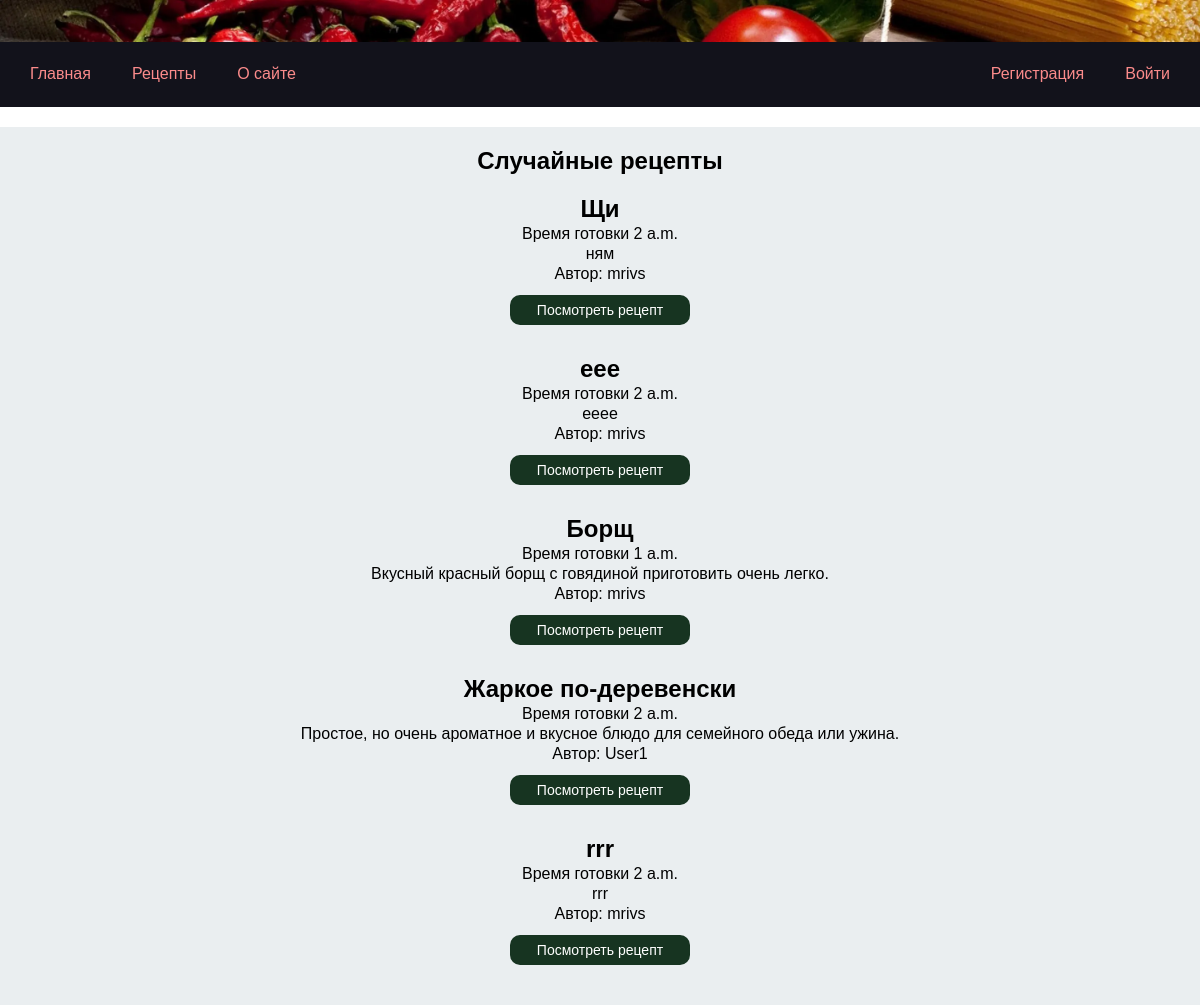
Before: / with the older database file.
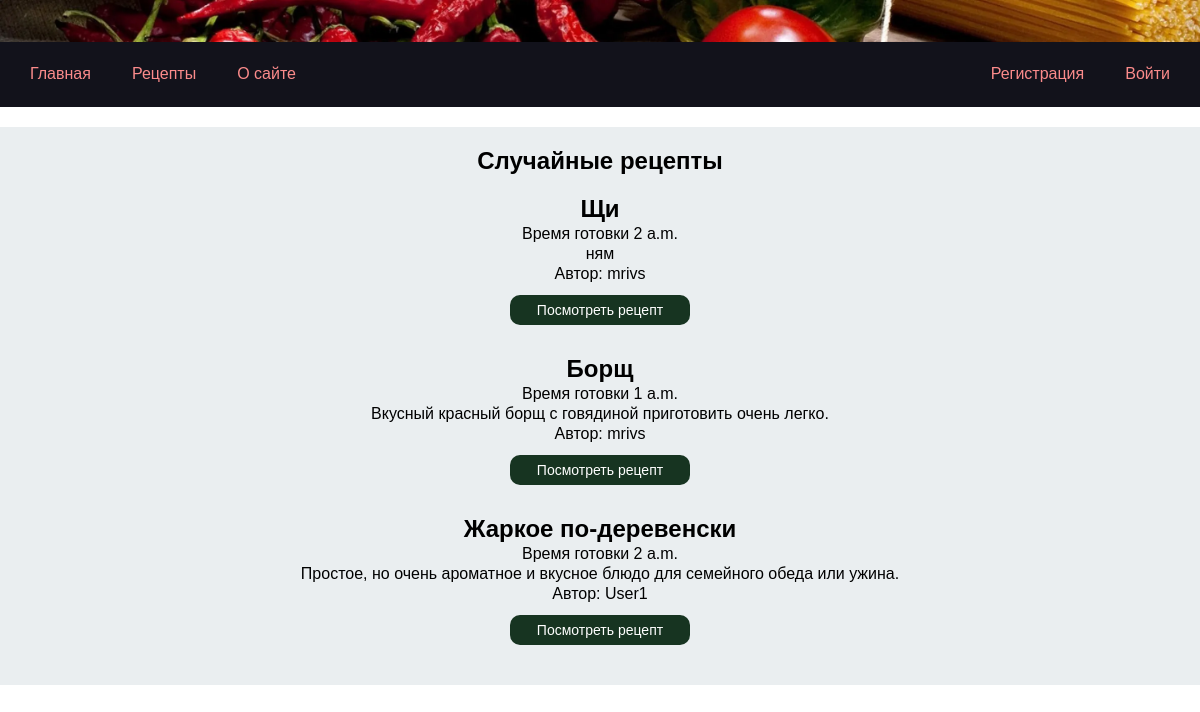
After: the same page with the newer database file.
### app_cookbook/models.py (models this page shows)
class Recipe(models.Model):
    title=models.CharField(max_length=100)
    description=models.TextField(max_length=2000)
    ingredients=models.TextField(max_length=2000, default='')
    steps=models.TextField(max_length=2000)
    cooking_time=models.TimeField()
    pecipe_image=models.ImageField(null=True, blank=True)
    author=models.ForeignKey(User,on_delete=models.CASCADE)
    category = models.ForeignKey(Category, on_delete=models.CASCADE)

### app_cookbook/views.py (the view)
# urls.py: path('', views.main, name='main'),
def main(request):
    recipes = Recipe.objects.order_by('?')[:5]  # Получаем 5 случайных рецептов
    context = {"title": "main page",'recipes': recipes}
    return render(request, "app_cookbook/main.html", context)

### app_cookbook/templates/app_cookbook/main.html
{% extends 'base.html' %}
{% block content %}
<section class='section-box'>
    <div class="content-box">
    <h1>Случайные рецепты</h1>
    {% for recipe in recipes %}
    <div class="recipe-short">
        <h2>{{ recipe.title }}</h2>
        <p>Время готовки {{ recipe.cooking_time }}</p>
        <p>{{ recipe.description }}</p>
        <p>Автор: {{ recipe.author.username }}</p>
        <a href="{% url 'recipe_detail' recipe.id %}"><button class='button-recipe'>Посмотреть рецепт </button></a>
    </div>
    {% endfor %}
</div>
</section>
{% endblock %}

Changed rows visible on the page:
removed Recipe: title "еее", cooking_time "2 a.m.", description "ееее", author.username "mrivs"
removed Recipe: title "rrr", cooking_time "2 a.m.", description "rrr", author.username "mrivs"
